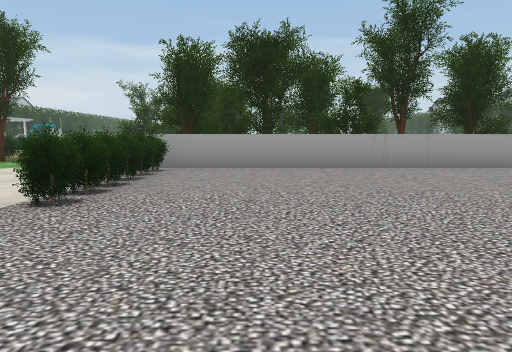
[1] (above)

24 first-person views from a walk through a scene from a Unity 3-D project. The camera is 1.3 m above the floor, tilts 6° down and sees 70° across. The floor is counted in squares, 2 m on a side. Each view is taken from the middle of a square. On the plan, view 1 faces up. The plan holds only what a view shows up to about 11 squares ahead; the rest is blank. The place goes on beyond the plan. The player is left out. Some animated figures are left out. Some surface patterns are stand-ins.

[2]
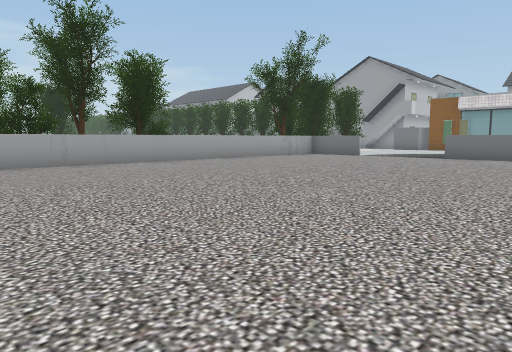

[3]
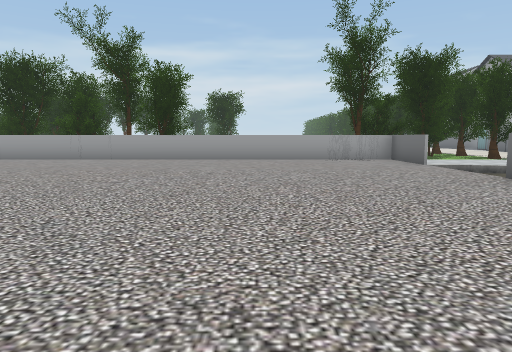

[4]
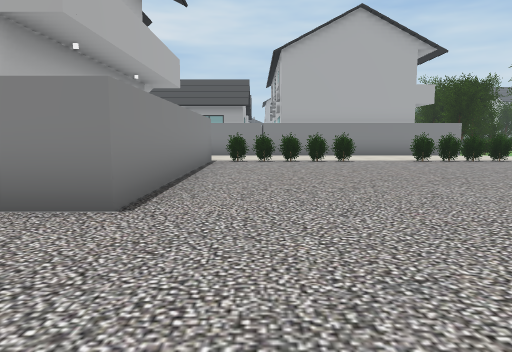

[5]
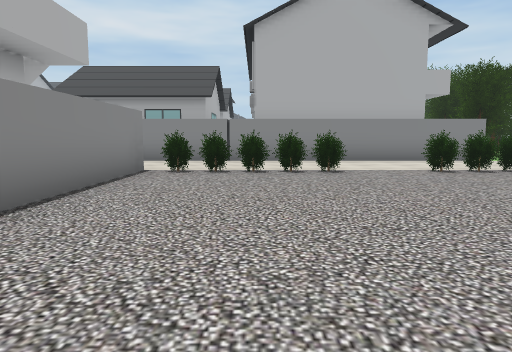

[6]
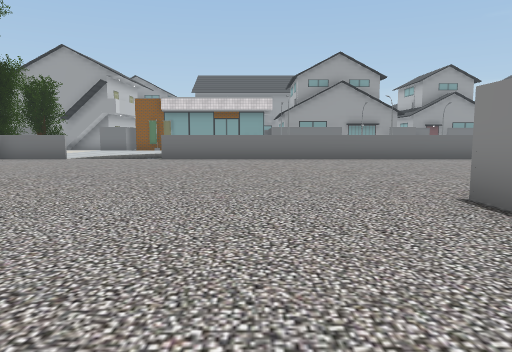

[7]
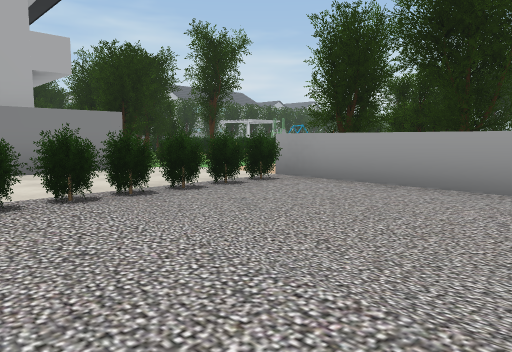

[8]
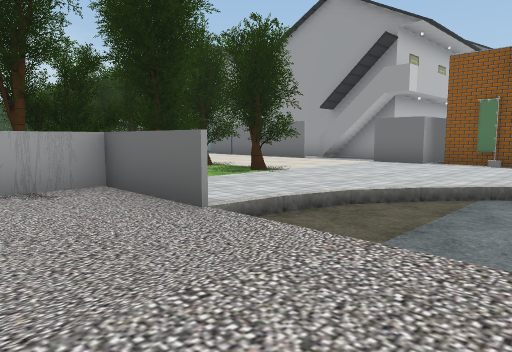

[9]
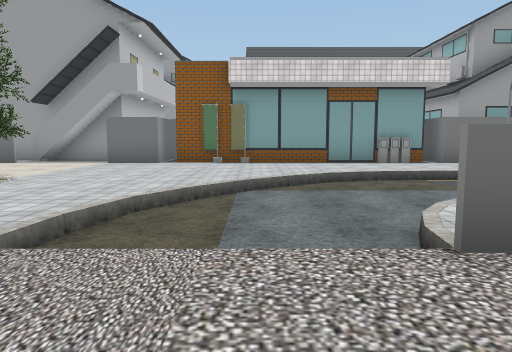

[10]
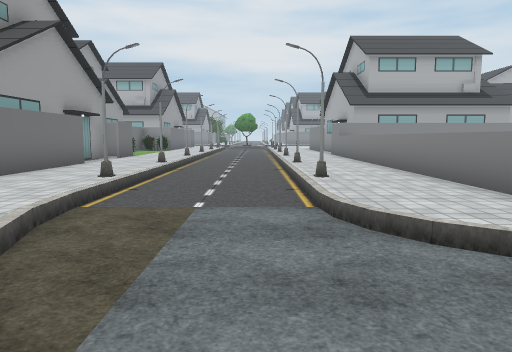

[11]
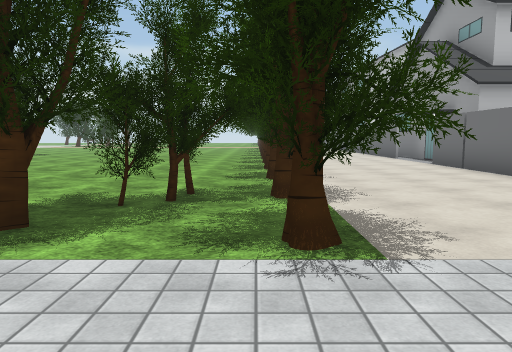

[12]
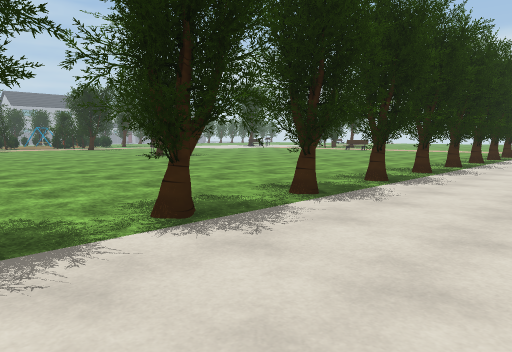

[13]
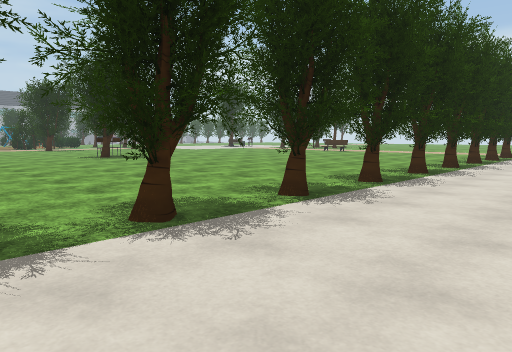

[14]
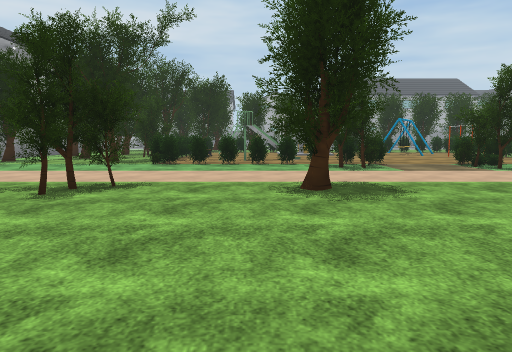

[15]
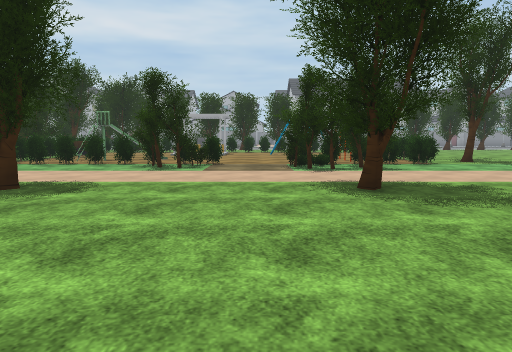

[16]
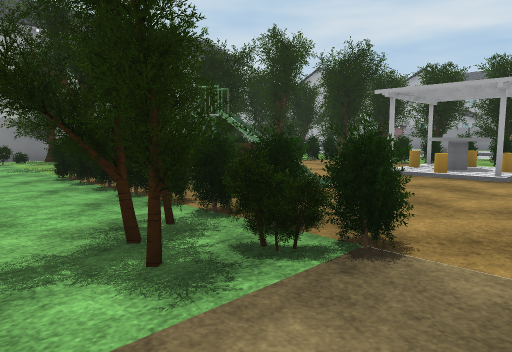

[17]
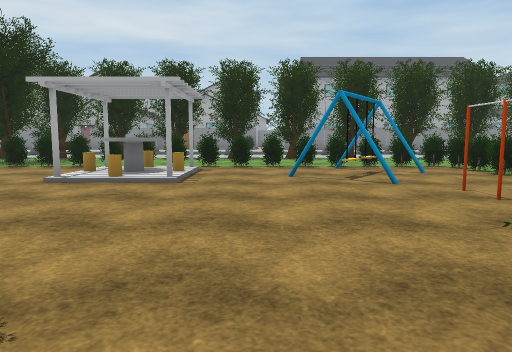

[18]
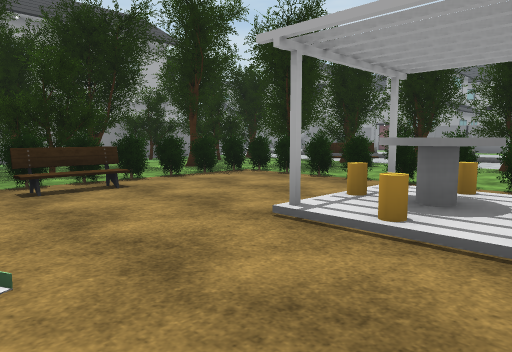

[19]
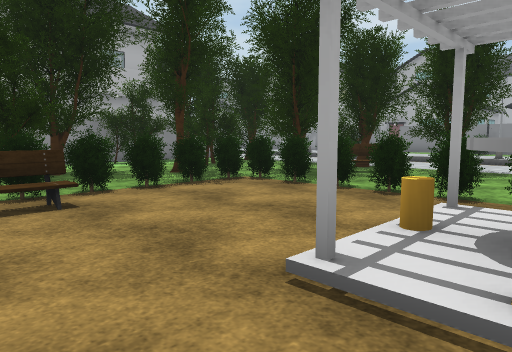

[20]
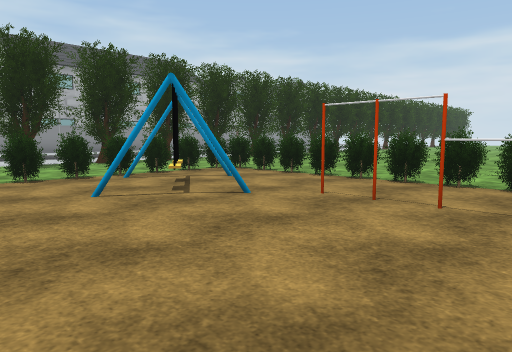

[21]
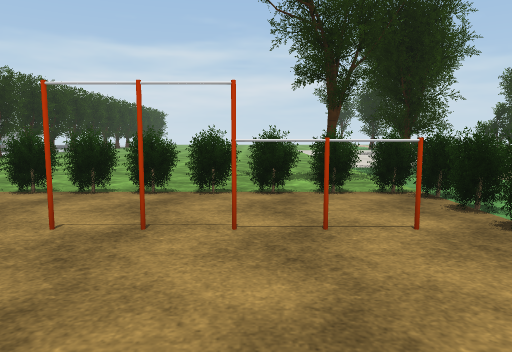

[22]
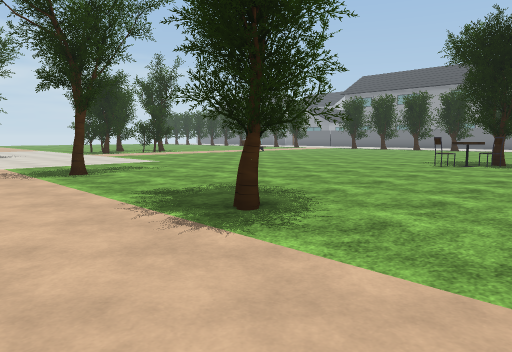

[23]
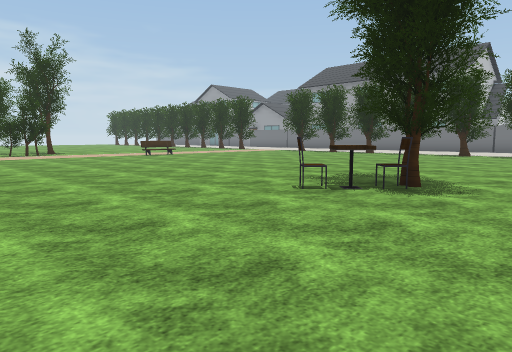

[24]
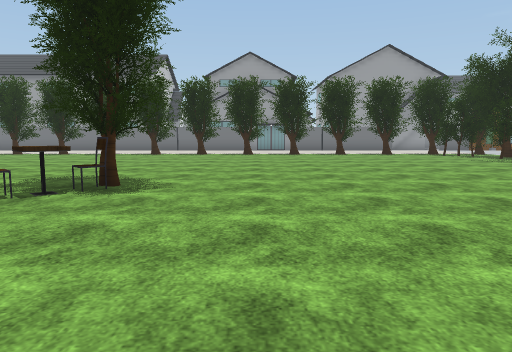

### Floor plan
Key: @ floor where view 1 was taken; # wall or solid block; . main floor; - floor 0.25 m lower than the main floor; / step, stairs or slope; T tree; B bush; H house; P pole; I pillar; E bench; C chair; A table; O other object.
Columns run from 19 left of view 1 to 22 right of it. Each row starts with its distance up from view 1.
 27      ........       .......
 26      .........   ...........     .TT
 25    T .........T  ............   ...T
 24   TT .......T.T  T................TT
 23   TT............ ..................T
 22   .T..BBBBBBBB.. .................TT
 21   TT..BP .PPPBT. .................TT
 20  ....PBOOP..PBT. T.....CA...........
 19  .TT..BOP....BOT TT......CT.......TT
 18    T..B......... ........T.........T
 17   TT..BIOI...B.. .................TT   HH
 16    T..BOO....BT. ..................T   HH
 15 ..TT..BIOI./.B.. TT...............TT   HH
 14 ...T..B....OOB.. T..... ...........T .HHH
 13 O.TE..B.....OB.. .....   .........TT  H
 12 ..TTEBBB.EEOBB.. TT..      .......TT .H
 11   ..TTBBBBBOBO.. TTT T      .......   H H
 10   TT  T TTT.T... .T  T        .T.TTT  HHH
  9   ..TT.TTTTT.... TTT TTTTT    TTTT..   HH
  8   TTTT .TTTT.B.  ###############T.TT....H
  7     TTT TTTTTO   B.............#......HHHH
  6     ##########   B.............#.......#
  5              #   B............./--/....O
  4              #   B............./---/...O
  3              #   B............./----...#
  2              #   ..............#./--...#
  1              #   B.............#./--/..#
  0              #   B.@...........#..--/..#
 -1              H   B.............#.P--PP.HH
 -2              H   BHHHHHHH......#..--/..HH
 -3              H   H      H......#..--/..HH
 -4              H    HHHHHH  .....#..--/..HH
 -5              H              ...#.P--PP.HH
 -6              H                .#..--/..HH

Where each view was taken, in squares from view 1:
view 1: 0 up, 0 right, facing up
view 2: 1 down, 0 right, facing up-right
view 3: 3 down, 8 right, facing up
view 4: 1 down, 8 right, facing left
view 5: 0 up, 5 right, facing left
view 6: 0 up, 1 right, facing right
view 7: 3 up, 2 right, facing up-left
view 8: 3 up, 10 right, facing up-right
view 9: 4 up, 10 right, facing right
view 10: 5 up, 15 right, facing down
view 11: 6 up, 15 right, facing up
view 12: 12 up, 18 right, facing up-left
view 13: 14 up, 18 right, facing up-left
view 14: 14 up, 3 right, facing left
view 15: 18 up, 3 right, facing left
view 16: 18 up, 4 left, facing down-left
view 17: 18 up, 5 left, facing left
view 18: 17 up, 8 left, facing down-left
view 19: 16 up, 9 left, facing down-left
view 20: 17 up, 7 left, facing up-left
view 21: 18 up, 8 left, facing up
view 22: 17 up, 4 left, facing up-right
view 23: 17 up, 1 right, facing up-right
view 24: 17 up, 1 right, facing right
